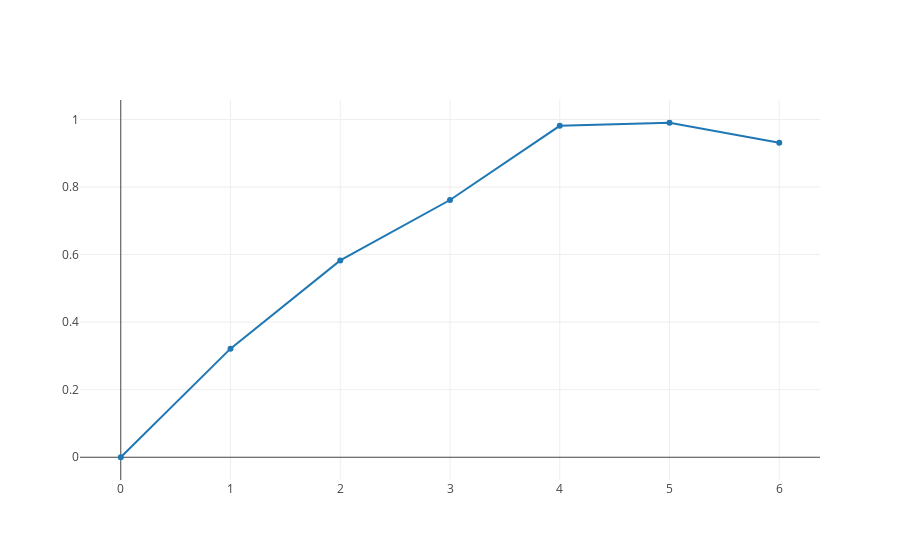

Here is the notebook cell this chart was saved with:
### Code cell
search_pairs = [
    ("Hello", "Hello"),
    ("Hello", "hello"),
    ("Hobbit", "Hobitt"),
    ("Exciting", "Exitngg"),
    ("Hello", "Goodbye"),
    ("Goodbye", "Dragonlike"),
    ("Hello", "")
]

distances = [lv.distance(a, b) for (a, b) in search_pairs]
scores = [math.tanh(d/3) for d in distances]

xs = list(range(len(search_pairs)))
ys = scores

iplot([{"x": xs, "y": ys}])

### Figure 1 — Plotly figure (JSON) as saved in the notebook; plotly's stock layout.template omitted (floating-point values rounded to 4 significant figures)
{"data": [{"x": [0, 1, 2, 3, 4, 5, 6], "y": [0, 0.3215, 0.5828, 0.7616, 0.9814, 0.9904, 0.9311]}], "layout": {}}
